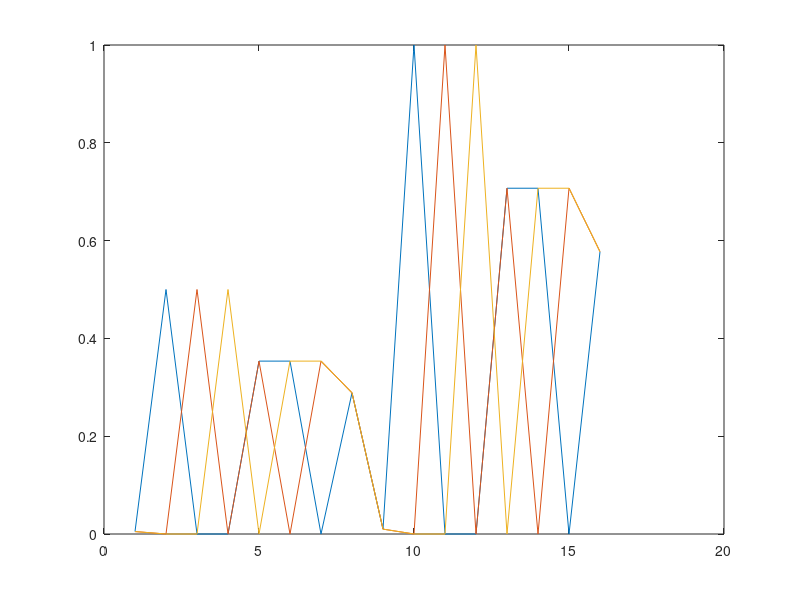

The MATLAB script that drew this image: (Note: this script raises an error after producing the figure.)
clear all

wd = cd;
DataDir = '/opt/topspin2/data/DT/nmr';
%DataDir = '/Users/daniel/NMRdata/AVII500/DT';
%ExpNam = 'DTI_HHnerve'; expno = 55;
%ExpNam = 'MIC5_10mm_gradcalib'; expno = 111;
%ExpNam = 'MIC5_10mm_setup'; expno = 7;
ExpNam = 'MIC5_2H_setup'; expno = 17;

NG = 2;
Grel = linspace(0,1,NG+1); Grel = Grel(2:NG+1);
%Grel = logspace(-2,0,NG);

Gnorm.x = [0.01 1 0 0 1/sqrt(2) 1/sqrt(2) 0         1/sqrt(3)]';
Gnorm.y = [0.01 0 1 0 1/sqrt(2) 0         1/sqrt(2) 1/sqrt(3)]';
Gnorm.z = [0.01 0 0 1 0         1/sqrt(2) 1/sqrt(2) 1/sqrt(3)]';

G.x = [];
G.y = [];
G.z = [];

for nG = 1:length(Grel)
    G.x = [G.x; Grel(nG)*Gnorm.x];
    G.y = [G.y; Grel(nG)*Gnorm.y];
    G.z = [G.z; Grel(nG)*Gnorm.z];
end

%thresh = 0.001;
%G.x(find(G.x<thresh)) = thresh;
%G.y(find(G.y<thresh)) = thresh;
%G.z(find(G.z<thresh)) = thresh;
td1 = length(G.x);
figure(1), clf
plot(1:td1,G.x,1:td1,G.y,1:td1,G.z)

fpath = [DataDir '/' ExpNam '/' num2str(expno)];

fname = 'difframp_x';
fidx = fopen([fpath '/' fname],'w');
fname = 'difframp_x.txt';
fidxtxt = fopen([fpath '/' fname],'w');
fname = 'difframp_y';
fidy = fopen([fpath '/' fname],'w');
fname = 'difframp_y.txt';
fidytxt = fopen([fpath '/' fname],'w');
fname = 'difframp_z';
fidz = fopen([fpath '/' fname],'w');
fname = 'difframp_z.txt';
fidztxt = fopen([fpath '/' fname],'w');

text.header = {
{'##TITLE= /opt/topspin2/data/DT/nmr/C10E3_DTI/6/diff_ramp'};
{'##JCAMP-DX= 5.00 Bruker JCAMP library'}
{'##DATA TYPE= Shape Data'}
{'##ORIGIN= Bruker Analytik GmbH'}
{'##OWNER= <nmrsu>'}
{'##DATE= 07/02/27'}
{'##TIME= 08:11:48'}
{'##MINX= 0'}
{'##MAXX= 1'}
{'##MINY= 0'}
{'##MAXY= 1'}
{'##$SHAPE_EXMODE= Gradient'}
{'##$SHAPE_TOTROT= 0'}
{'##$SHAPE_BWFAC= 0'}
{'##$SHAPE_INTEGFAC= 0'}
{'##$SHAPE_MODE= 0'}};

[Nlines, dummy] = size(text.header);

for nline = 1:Nlines
    fprintf(fidx,'%s\n',text.header{nline}{1});
    fprintf(fidy,'%s\n',text.header{nline}{1});
    fprintf(fidz,'%s\n',text.header{nline}{1});
end


fprintf(fidx,'%s\n',['##NPOINTS=' num2str(length(G.x))]);
fprintf(fidx,'%s\n',['##XYDATA= (X++(Y..Y))']);
fprintf(fidy,'%s\n',['##NPOINTS=' num2str(length(G.x))]);
fprintf(fidy,'%s\n',['##XYDATA= (X++(Y..Y))']);
fprintf(fidz,'%s\n',['##NPOINTS=' num2str(length(G.x))]);
fprintf(fidz,'%s\n',['##XYDATA= (X++(Y..Y))']);

for nG = 1:length(G.x)
    fprintf(fidx,'%f\n',G.x(nG));
    fprintf(fidxtxt,'%f\n',G.x(nG));
    fprintf(fidy,'%f\n',G.y(nG));
    fprintf(fidytxt,'%f\n',G.y(nG));
    fprintf(fidz,'%f\n',G.z(nG));
    fprintf(fidztxt,'%f\n',G.z(nG));
end


fprintf(fidx,'%s\n',['##END']);
fprintf(fidy,'%s\n',['##END']);
fprintf(fidz,'%s\n',['##END']);

fclose(fidx);
fclose(fidy);
fclose(fidz);
fclose(fidxtxt);
fclose(fidytxt);
fclose(fidztxt);